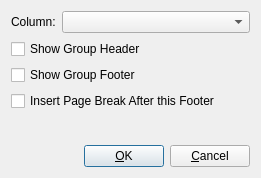
<ui version="4.0" >
 <comment> * OpenRPT report writer and rendering engine
 * Copyright (C) 2001-2007 by OpenMFG, LLC
 * Copyright (C) 2007-2008 by Adam Pigg (adam@piggz.co.uk)
 *
 * This library is free software; you can redistribute it and/or
 * modify it under the terms of the GNU Lesser General Public
 * License as published by the Free Software Foundation; either
 * version 2.1 of the License, or (at your option) any later version.
 *
 * This library is distributed in the hope that it will be useful,
 * but WITHOUT ANY WARRANTY; without even the implied warranty of
 * MERCHANTABILITY or FITNESS FOR A PARTICULAR PURPOSE. See the GNU
 * Lesser General Public License for more details.
 *
 * You should have received a copy of the GNU Lesser General Public
 * License along with this library; if not, write to the Free Software
 * Foundation, Inc., 59 Temple Place, Suite 330, Boston, MA 02111-1307 USA
 * Please contact info@openmfg.com with any questions on this license.</comment>
 <class>DetailGroupSectionDialog</class>
 <widget class="QDialog" name="DetailGroupSectionDialog" >
  <property name="geometry" >
   <rect>
    <x>0</x>
    <y>0</y>
    <width>261</width>
    <height>178</height>
   </rect>
  </property>
  <property name="windowTitle" >
   <string>Group Section Editor</string>
  </property>
  <layout class="QVBoxLayout" >
   <item>
    <layout class="QHBoxLayout" >
     <item>
      <widget class="QLabel" name="lblColumn" >
       <property name="text" >
        <string>Column:</string>
       </property>
      </widget>
     </item>
     <item>
      <widget class="QComboBox" name="cbColumn" >
       <property name="sizePolicy" >
        <sizepolicy vsizetype="Fixed" hsizetype="MinimumExpanding" >
         <horstretch>0</horstretch>
         <verstretch>0</verstretch>
        </sizepolicy>
       </property>
      </widget>
     </item>
    </layout>
   </item>
   <item>
    <widget class="QCheckBox" name="cbHead" >
     <property name="text" >
      <string>Show Group Header</string>
     </property>
    </widget>
   </item>
   <item>
    <widget class="QCheckBox" name="cbFoot" >
     <property name="text" >
      <string>Show Group Footer</string>
     </property>
    </widget>
   </item>
   <item>
    <widget class="QCheckBox" name="breakAfterFooter" >
     <property name="text" >
      <string>Insert Page Break After this Footer</string>
     </property>
    </widget>
   </item>
   <item>
    <spacer>
     <property name="orientation" >
      <enum>Qt::Vertical</enum>
     </property>
     <property name="sizeType" >
      <enum>QSizePolicy::Expanding</enum>
     </property>
     <property name="sizeHint" >
      <size>
       <width>239</width>
       <height>16</height>
      </size>
     </property>
    </spacer>
   </item>
   <item>
    <layout class="QHBoxLayout" >
     <property name="spacing" >
      <number>6</number>
     </property>
     <property name="leftMargin" >
      <number>0</number>
     </property>
     <property name="topMargin" >
      <number>0</number>
     </property>
     <property name="rightMargin" >
      <number>0</number>
     </property>
     <property name="bottomMargin" >
      <number>0</number>
     </property>
     <item>
      <spacer>
       <property name="orientation" >
        <enum>Qt::Horizontal</enum>
       </property>
       <property name="sizeType" >
        <enum>QSizePolicy::Expanding</enum>
       </property>
       <property name="sizeHint" >
        <size>
         <width>40</width>
         <height>20</height>
        </size>
       </property>
      </spacer>
     </item>
     <item>
      <widget class="QPushButton" name="btnOk" >
       <property name="text" >
        <string>&amp;OK</string>
       </property>
       <property name="autoDefault" >
        <bool>true</bool>
       </property>
       <property name="default" >
        <bool>true</bool>
       </property>
      </widget>
     </item>
     <item>
      <widget class="QPushButton" name="bntCancel" >
       <property name="text" >
        <string>&amp;Cancel</string>
       </property>
      </widget>
     </item>
    </layout>
   </item>
  </layout>
 </widget>
 <layoutdefault spacing="6" margin="11" />
  <tabstops>
  <tabstop>cbHead</tabstop>
  <tabstop>cbFoot</tabstop>
  <tabstop>breakAfterFooter</tabstop>
  <tabstop>btnOk</tabstop>
  <tabstop>bntCancel</tabstop>
 </tabstops>
 <resources/>
 <connections>
  <connection>
   <sender>btnOk</sender>
   <signal>clicked()</signal>
   <receiver>DetailGroupSectionDialog</receiver>
   <slot>accept()</slot>
   <hints>
    <hint type="sourcelabel" >
     <x>20</x>
     <y>20</y>
    </hint>
    <hint type="destinationlabel" >
     <x>20</x>
     <y>20</y>
    </hint>
   </hints>
  </connection>
  <connection>
   <sender>bntCancel</sender>
   <signal>clicked()</signal>
   <receiver>DetailGroupSectionDialog</receiver>
   <slot>reject()</slot>
   <hints>
    <hint type="sourcelabel" >
     <x>20</x>
     <y>20</y>
    </hint>
    <hint type="destinationlabel" >
     <x>20</x>
     <y>20</y>
    </hint>
   </hints>
  </connection>
 </connections>
</ui>
